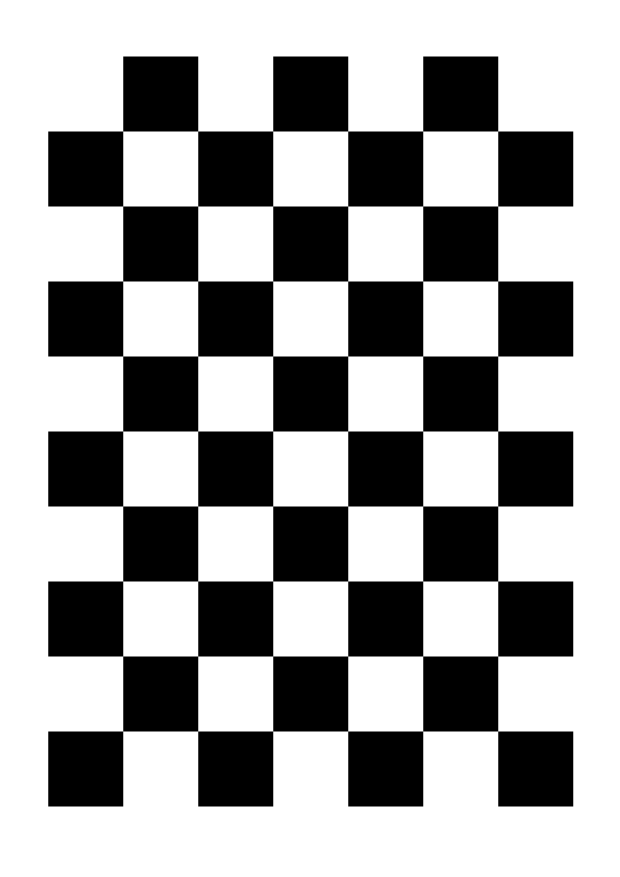
#> input picture checkerboard.png, 2480 x 3508 px, found by its file name (shown at 1/4 size)
$ python calib_1_image.py   (older library calls are emulated)
#> lines starting #> are read from the running program, lines starting #| are printed output that depends on the picture; after the words box and inside, x2 and y2 are one past the last pixel; in counts of white or black regions, pixels touching at a corner belong together
# -*- coding: utf-8 -*-
"""
Created on Mon May  7 12:38:50 2018

@author: Fulvio Bertolini
"""


import numpy as np
import cv2
import os

def getCameraExtrinsic(images, mtx, dist):
    criteria = (cv2.TERM_CRITERIA_EPS + cv2.TERM_CRITERIA_MAX_ITER, 30, 0.001)

    # prepare object points, like (0,0,0), (1,0,0), (2,0,0) ....,(6,5,0)
    objp = np.zeros((6*9,3), np.float32)
    objp[:,:2] = np.mgrid[0:9,0:6].T.reshape(-1,2)
    objp = np.multiply(objp, 0.0246)


    tvecs = []
    rvecs = []


    for fname in images:
        img = cv2.imread(fname)
#> img is the input picture: shape (3508, 2480, 3); 63.8% white; 1 black region, box (x1, y1, x2, y2) and area: (193, 226, 2293, 3226) 3150000
        gray = cv2.cvtColor(img,cv2.COLOR_BGR2GRAY)

        # Find the chess board corners
        ret, corners = cv2.findChessboardCorners(gray, (9,6),None)
#> ret = True; corners = 54 rows, first 8: [492.5, 2925.5], [492.5, 2625.5], [492.5, 2325.5], [492.5, 2025.5], [492.5, 1725.5], [492.5, 1425.5], [492.5, 1125.5], [492.5, 825.5]

        # If found, add object points, image points (after refining them)
        if ret == True:

            corners2 = cv2.cornerSubPix(gray,corners,(11,11),(-1,-1),criteria)
#> corners2 has the same summary as corners

            _, rvec, tvec, inliers = cv2.solvePnPRansac(objp,corners2, mtx, dist)
#> rvec = [4.3e-311, 4.3e-311, 4.3e-311]; tvec = [6.95e-310, 3.21e-322, 4.67e-310]
            rvecs.append(rvec)
            tvecs.append(tvec)

            cv2.namedWindow("img", cv2.WINDOW_NORMAL )        # Create window with freedom of dimensions
            cv2.resizeWindow("img", 2400, 1200)              # Resize window to specified dimensions

            # Draw and display the corners
            cv2.drawChessboardCorners(img, (9,6), corners,ret)
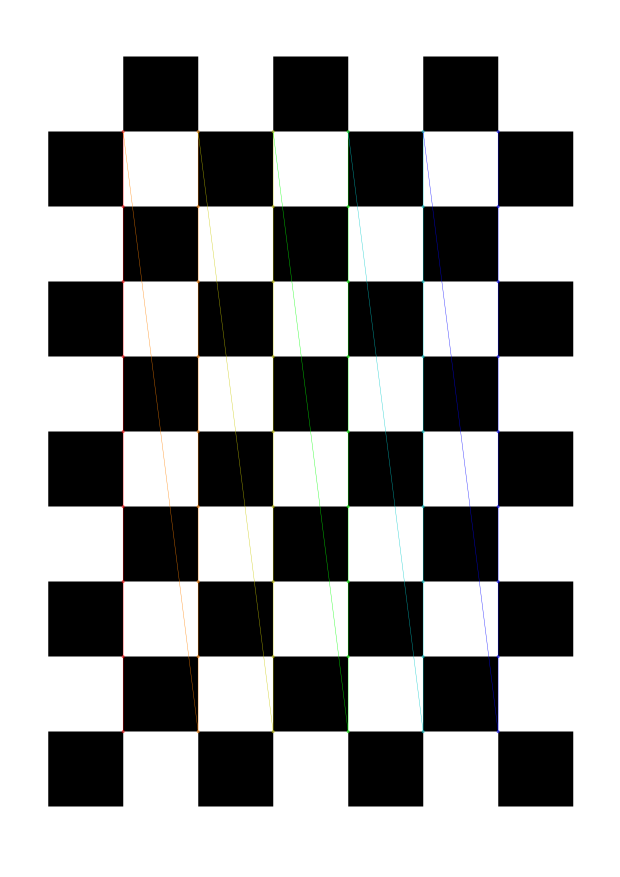
#> img: shape (3508, 2480, 3) (shown at 1/4 size); mean B, G, R 162.5, 162.7, 162.6
            cv2.imshow('img',img)
            cv2.waitKey(2000)

    cv2.destroyAllWindows()


    return (rvecs, tvecs)

def getCameraMatrix(rvec, tvec):
    Cam_2_Chkb = np.zeros((4,4), np.float)
    Chkb_2_Cam = np.zeros((4,4), np.float)


    rotM_Chkb_2_Cam = cv2.Rodrigues(rvec)[0]

    Chkb_2_Cam[0:3, 0:3] = rotM_Chkb_2_Cam
    Chkb_2_Cam[0:3, 3] = tvec.ravel()
    Chkb_2_Cam[3,3] = 1

    Cam_2_Chkb = np.linalg.inv(Chkb_2_Cam)


    return Cam_2_Chkb, Chkb_2_Cam


def writeMatrix(matrix):

    string:str = ""
    for i in range(0,matrix.shape[0]):
        for j in range(0,matrix.shape[1]):
            string += "{:.9f}".format(matrix[i,j])
            if(j != 3):
                string += " "
        if(i != 3):
                string += "\t"

    return string

image_ZED = ["../Sessions/carnevale3/ZED/checkerBoard.png"]
image_iPhone = ["../Sessions/carnevale3/iPhone/checkerBoard.png"]


# zed intrinsic parameters
cameraMatrix_ZED = np.zeros((3,3), np.float64)
cameraMatrix_ZED[0,0] = 660.445
cameraMatrix_ZED[0,2] = 650.905
cameraMatrix_ZED[1,1] = 660.579
cameraMatrix_ZED[1,2] = 327.352
cameraMatrix_ZED[2,2] = 1

distCoeff_ZED = np.zeros((1,5), np.float64)
distCoeff_ZED[0,0] = -0.00174692
distCoeff_ZED[0,1] = -0.0174969
distCoeff_ZED[0,2] = -0.000182398
distCoeff_ZED[0,3] = -0.00751098
distCoeff_ZED[0,4] =  0.0219687

# iphone intrinsic parameters
cameraMatrix_iPhone = np.zeros((3,3), np.float64)
cameraMatrix_iPhone[0,0] = 3513.23
cameraMatrix_iPhone[0,2] = 1542.31
cameraMatrix_iPhone[1,1] = 3519.98
cameraMatrix_iPhone[1,2] = 2089.89
cameraMatrix_iPhone[2,2] = 1

distCoeff_iPhone = np.zeros((1,5), np.float64)
distCoeff_iPhone[0,0] = 0.293461
distCoeff_iPhone[0,1] = -1.3054
distCoeff_iPhone[0,2] = 0.0132138
distCoeff_iPhone[0,3] = 0.00104743
distCoeff_iPhone[0,4] = 2.50754


rvecs_ZED, tvecs_ZED = getCameraExtrinsic(image_ZED, cameraMatrix_ZED, distCoeff_ZED)
#> rvecs_ZED = [[4.3e-311, 4.3e-311, 4.3e-311]]; tvecs_ZED = [[6.95e-310, 3.21e-322, 4.67e-310]]
rvecs_iPhone, tvecs_iPhone = getCameraExtrinsic(image_iPhone, cameraMatrix_iPhone, distCoeff_iPhone)
#> rvecs_iPhone = [[-0.0156, 0.0163, -1.57]]; tvecs_iPhone = [[-0.0862, 0.0682, 0.293]]

ZEDCam_2_Chkb = np.zeros((4,4), np.float)
iPhoneCam_2_Chkb = np.zeros((4,4), np.float)
Chkb_2_ZEDCam = np.zeros((4,4), np.float)
Chkb_2_iPhoneCam = np.zeros((4,4), np.float)


ZEDCam_2_Chkb[:,:], Chkb_2_ZEDCam[:,:] = getCameraMatrix(rvecs_ZED[0], tvecs_ZED[0])
#> in getCameraMatrix, `rotM_Chkb_2_Cam = cv2.Rodrigues(rvec)[0]`: rotM_Chkb_2_Cam = [[1, 0, 0], [0, 1, 0], [0, 0, 1]]
iPhoneCam_2_Chkb[:,:], Chkb_2_iPhoneCam[:,:] = getCameraMatrix(rvecs_iPhone[0], tvecs_iPhone[0])

iPhoneCam_2_ZEDCam = np.matmul(Chkb_2_ZEDCam[:,:], iPhoneCam_2_Chkb[:,:])


matrixFile = open("../TCP/ARKitCam_2_ZEDCam.txt", "a+")
matrixFile.write(writeMatrix(iPhoneCam_2_ZEDCam) + "\n")
matrixFile.close()
print(iPhoneCam_2_ZEDCam)
print("ah scemooooo")
